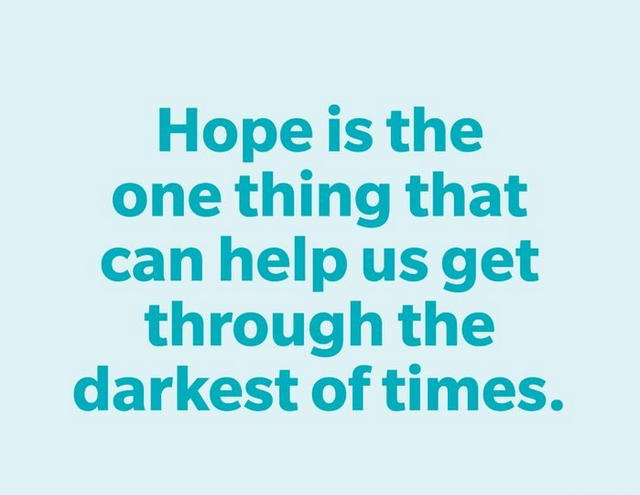
#> input picture files/text_image.png, 640 x 495 px
$ jupyter execute 'Optical Character Recognition (OCR).ipynb'
#> lines starting #> are read from the running program, lines starting #| are printed output that depends on the picture; after the words box and inside, x2 and y2 are one past the last pixel; in counts of white or black regions, pixels touching at a corner belong together
## GRIP - July 2021

### Task 1 -- Object Character Recognition using OpenCV and Pytesseract

#### Author: Subham Paul [LinkedIn](https://www.linkedin.com/in/subham-paul-079795142/)

<hr>

<b>What is Optical Character Recognition (OCR)?</b>

OCR, or Optical Character Recognition, is a process of recognizing text inside images and scanned documents

<b>What is OpenCV?</b>

OpenCV (Open Source Computer Vision Library) is an open source computer vision and machine learning software library.

<b>Pytesseract</b>

This is a Python wrapper for Tesseract. Using this you can easily implement your own text recognizer using Tesseract OCR by writing a simple Python script.

Steps to install Pytesseract -->

* Install tesseract using windows installer available at: https://github.com/UB-Mannheim/tesseract/wiki
* pip install pytesseract
* Set the tesseract path in the script before calling image_to_string:
    * pytesseract.pytesseract.tesseract_cmd = r'C:\Users\<user_name>\AppData\Local\Tesseract-OCR\tesseract.exe'
    * if not found in AppDate\Local --> try finding it in C:\Program Files\Tesseract-OCR and set the tesseract path to
        * pytesseract.pytesseract.tesseract_cmd = r'C:\Program Files\Tesseract-OCR\tesseract.exe'

##### Import modules and Read Image file

[cell 1]
## Import required libraries

import cv2
import pytesseract

[cell 2]
# set the pytesseract path
pytesseract.pytesseract.tesseract_cmd = r'C:\Program Files\Tesseract-OCR\tesseract.exe'

[cell 3]
## read image from files folder
#image = cv2.imread("../files/test.jpg")
image = cv2.imread("../files/text_image.png")
#> image is the input picture: shape (495, 640, 3); mean B, G, R 237.6, 232.6, 193.5

## Check if the loaded image is the correct one.
while True:
    cv2.imshow("image", image)
    if cv2.waitKey(0) & 0xFF == ord('q'):
#> (key q is pressed here)
        break

## destory any open windows by open cv
cv2.destroyAllWindows()

##### Preprocessing methods using OpenCV

[cell 4]
# gray scale

def gray(image):

    gray_img = cv2.cvtColor(image, cv2.COLOR_BGR2GRAY)
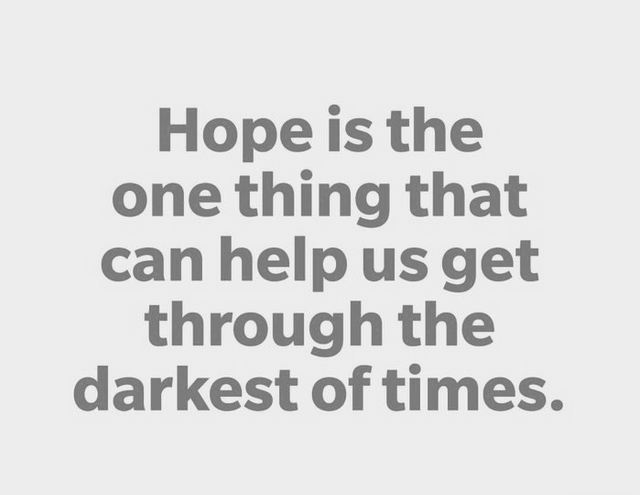
#> gray_img: shape (495, 640); min 104, max 248, mean 221.6
    cv2.imwrite(r"../files/gray_image.png", gray_img)
    return gray_img

[cell 5]
# blur image

def blur(image):

    blur_img = cv2.GaussianBlur(src=image, ksize=(5,5), sigmaX=0)
    cv2.imwrite(r"../files/blur_image.png", blur_img)
    return blur_img

[cell 6]
# threshold

def threshold(image):

    #pixels with value below 100 are turned black (0) and those with higher value are turned white (255)

    ## Syntax: cv2.threshold(source, thresholdValue, maxVal, thresholdingTechnique)
    _ , thres_img = cv2.threshold(image, 100, 255, cv2.THRESH_OTSU | cv2.THRESH_BINARY)
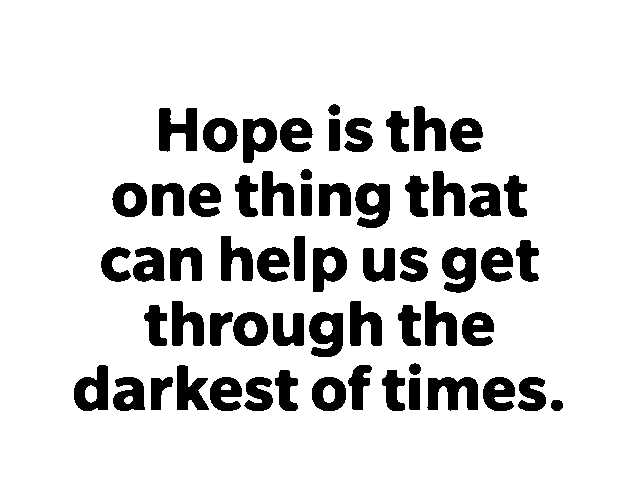
#> thres_img: shape (495, 640); 86.3% white; 61 black regions
    cv2.imwrite(r"../files/threshold_image.png", thres_img)
    return thres_img

##### Detect contours to extract chunks of data

[cell 7]
# Finding contours

im_gray = gray(image)
im_blur = blur(im_gray)
im_thresh = threshold(im_blur)

contours, _ = cv2.findContours(im_thresh, cv2.RETR_EXTERNAL, cv2.CHAIN_APPROX_NONE)
#> contours = 1 contour; box (x1, y1, x2, y2) and area: (0, 0, 640, 495) 315666

##### Method to detect texts on the contours

[cell 8]
# text detection

def detect_contours_text(image, contours):

    for contour in contours:
        x, y, w, h = cv2.boundingRect(contour)

        # cropping the detected text rectangle to feed to OCR
        cropped = image[y: y + h, x:x + w]

        # Apply OCR on this cropped image

        #set configurations ( pre-defined )
        config = ('-l eng --oem 3 --psm 3')

        # get text using pytesseract
        text = pytesseract.image_to_string(cropped, config=config)

        text = text.split("\n")
        text = " ".join(text)

        print(text)
        # Detect and draw rectangle around text on copied image
        img_copy = image.copy()
        rect = cv2.rectangle(img_copy, (x, y), (x + w, y + h), (0, 255, 255), 2)
#> this loop made 1 pass
#> (x, y, w, h, config) on pass 1: (0, 0, 640, 495, '-l eng --oem 3 --psm 3')


    return rect

##### Predict and Detect text

[cell 9]
while True:
    cv2.imshow("contour_image", detect_contours_text(image, contours))
#> (the call stopped at in detect_contours_text, `text = pytesseract.image_to_string(cropped, config=config)`: pytesseract is not available in this run)
    if cv2.waitKey(0) & 0xFF == ord('q'):
#> (key q is pressed here)

$ run again, with files/test.jpg saved as files/text_image.png
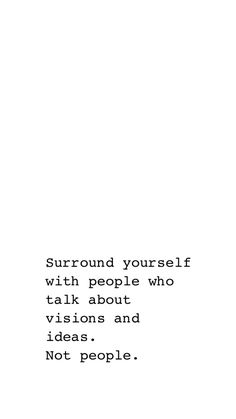
#> input picture files/test.jpg, 236 x 419 px
#> image is the input picture: shape (419, 236, 3); min 0, max 255, mean 251.2
#> in blur, `blur_img = cv2.GaussianBlur(src=image, ksize=(5,5), sigmaX=0)`:
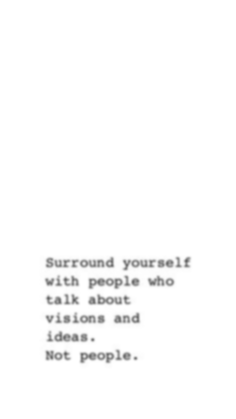
#> blur_img: shape (419, 236); min 101, max 255, mean 251.2
#> in threshold, `_ , thres_img = cv2.threshold(image, 100, 255, cv2.THRESH_OTSU | cv2.T..`:
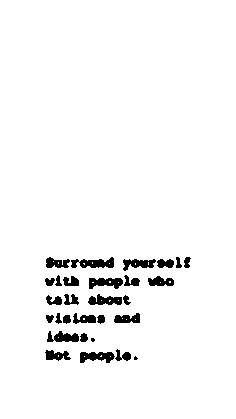
#> thres_img: shape (419, 236); 96.3% white; 29 black regions (2 under 20 px)
#> contours = 1 contour; box (x1, y1, x2, y2) and area: (0, 0, 236, 419) 98230
#> the loop in detect_contours_text, `for contour in contours:` made 1 pass
#> (x, y, w, h, config) on pass 1: (0, 0, 236, 419, '-l eng --oem 3 --psm 3')
